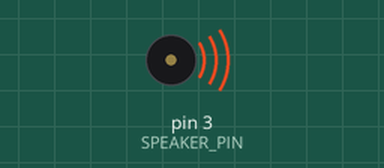
This sketch was run on a simulated Arduino Uno, built with avr-gcc and run on an emulated ATmega328P. On the bench: buzzer (waves = sounding).

Above: at 1.75 s.
At 16.5 s:
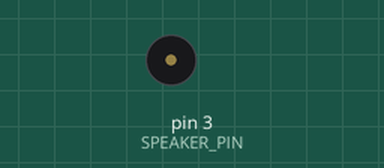
Timing chart, 0 to 19.6 s (numbered marks = the images above):
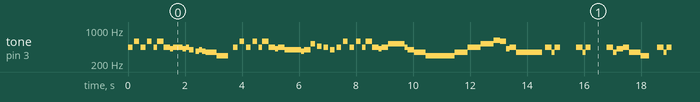

Measured:
- by itself, tone on pin 3 (SPEAKER_PIN): plays 440 Hz for 0.16 s, 587 Hz for 0.16 s, 440 Hz for 0.16 s, 587 Hz for 0.16 s, 440 Hz for 0.11 s, 587 Hz for 0.23 s … (213 notes in this stretch)

The sketch:

Cantina-Band.ino
```cpp
#define SPEAKER_PIN 3

// Note frequencies in Hz, grouped by octave low to high.
// To add a note: pick the octave prefix (LOW_LOW, LOW, none, HIGH, HIGH_HIGH)
// and copy the pattern below - sharps are named NOTE_SHARP (e.g. C_SHARP).

const int LOW_LOW_C       = 65;
const int LOW_LOW_C_SHARP = 69;
const int LOW_LOW_D       = 73;
const int LOW_LOW_D_SHARP = 78;
const int LOW_LOW_E       = 82;
const int LOW_LOW_F       = 92;
const int LOW_LOW_F_SHARP = 87;
const int LOW_LOW_G       = 98;
const int LOW_LOW_G_SHARP = 103;
const int LOW_LOW_A       = 110;
const int LOW_LOW_A_SHARP = 116;
const int LOW_LOW_B       = 123;

const int LOW_C       = 131;
const int LOW_C_SHARP = 138;
const int LOW_D       = 146;
const int LOW_D_SHARP = 155;
const int LOW_E       = 165;
const int LOW_F       = 174;
const int LOW_F_SHARP = 185;
const int LOW_G       = 196;
const int LOW_G_SHARP = 207;
const int LOW_A       = 220;
const int LOW_A_SHARP = 233;
const int LOW_B       = 247;

const int C       = 261;
const int C_SHARP = 277;
const int D       = 293;
const int D_SHARP = 311;
const int E       = 329;
const int F       = 349;
const int F_SHARP = 370;
const int G       = 392;
const int G_SHARP = 415;
const int A       = 440;
const int A_SHARP = 466;
const int B       = 493;

const int HIGH_C       = 523;
const int HIGH_C_SHARP = 554;
const int HIGH_D       = 587;
const int HIGH_D_SHARP = 622;
const int HIGH_E       = 659;
const int HIGH_F       = 698;
const int HIGH_F_SHARP = 739;
const int HIGH_G       = 783;
const int HIGH_G_SHARP = 830;
const int HIGH_A       = 880;
const int HIGH_A_SHARP = 932;
const int HIGH_B       = 987;

const int HIGH_HIGH_C       = 1046;
const int HIGH_HIGH_C_SHARP = 1108;
const int HIGH_HIGH_D       = 1174;
const int HIGH_HIGH_D_SHARP = 1244;
const int HIGH_HIGH_E       = 1318;
const int HIGH_HIGH_F       = 1396;
const int HIGH_HIGH_F_SHARP = 1479;
const int HIGH_HIGH_G       = 1567;
const int HIGH_HIGH_G_SHARP = 1661;
const int HIGH_HIGH_A       = 1760;
const int HIGH_HIGH_A_SHARP = 1865;
const int HIGH_HIGH_B       = 1976;

bool songPlayed = false;

void setup() {
  pinMode(SPEAKER_PIN, OUTPUT);
}

void loop() {
  if (!songPlayed) {
    // 1 crotchet = 227ms
    tone(SPEAKER_PIN, A, 160); delay(227);
    tone(SPEAKER_PIN, HIGH_D, 160); delay(227);
    tone(SPEAKER_PIN, A, 160); delay(227);
    tone(SPEAKER_PIN, HIGH_D, 160); delay(227);
    tone(SPEAKER_PIN, A, 113); delay(113);
    tone(SPEAKER_PIN, HIGH_D, 227); delay(227);
    tone(SPEAKER_PIN, A, 227); delay(227);

    tone(SPEAKER_PIN, G_SHARP, 113); delay(113);
    tone(SPEAKER_PIN, A, 227); delay(227);
    tone(SPEAKER_PIN, A, 113); delay(113);
    tone(SPEAKER_PIN, G_SHARP, 113); delay(113);
    tone(SPEAKER_PIN, A, 113); delay(113);
    tone(SPEAKER_PIN, G, 150); delay(227);

    tone(SPEAKER_PIN, F_SHARP, 113); delay(113);
    tone(SPEAKER_PIN, G, 113); delay(113);
    tone(SPEAKER_PIN, F_SHARP, 113); delay(113);
    tone(SPEAKER_PIN, F, 400); delay(400);
    tone(SPEAKER_PIN, D, 400); delay(567);

    tone(SPEAKER_PIN, A, 160); delay(227);
    tone(SPEAKER_PIN, HIGH_D, 160); delay(227);
    tone(SPEAKER_PIN, A, 160); delay(227);
    tone(SPEAKER_PIN, HIGH_D, 160); delay(227);
    tone(SPEAKER_PIN, A, 113); delay(113);
    tone(SPEAKER_PIN, HIGH_D, 227); delay(227);
    tone(SPEAKER_PIN, A, 227); delay(227);

    tone(SPEAKER_PIN, G_SHARP, 113); delay(113);
    tone(SPEAKER_PIN, A, 227); delay(227);
    tone(SPEAKER_PIN, G, 227); delay(227);
    tone(SPEAKER_PIN, G, 340); delay(340);

    tone(SPEAKER_PIN, F_SHARP, 113); delay(113);
    tone(SPEAKER_PIN, G, 227); delay(227);
    tone(SPEAKER_PIN, HIGH_C, 160); delay(227);
    tone(SPEAKER_PIN, A_SHARP, 160); delay(227);
    tone(SPEAKER_PIN, A, 160); delay(227);
    tone(SPEAKER_PIN, G, 160); delay(227);

    tone(SPEAKER_PIN, A, 160); delay(227);
    tone(SPEAKER_PIN, HIGH_D, 160); delay(227);
    tone(SPEAKER_PIN, A, 160); delay(227);
    tone(SPEAKER_PIN, HIGH_D, 160); delay(227);
    tone(SPEAKER_PIN, A, 113); delay(113);
    tone(SPEAKER_PIN, HIGH_D, 227); delay(227);
    tone(SPEAKER_PIN, A, 227); delay(227);

    tone(SPEAKER_PIN, G_SHARP, 113); delay(113);
    tone(SPEAKER_PIN, A, 227); delay(227);
    tone(SPEAKER_PIN, HIGH_C, 227); delay(227);
    tone(SPEAKER_PIN, HIGH_C, 340); delay(340);

    tone(SPEAKER_PIN, A, 113); delay(113);
    tone(SPEAKER_PIN, G, 227); delay(227);
    tone(SPEAKER_PIN, F, 400); delay(400);
    tone(SPEAKER_PIN, D, 567); delay(567);

    tone(SPEAKER_PIN, D, 454); delay(454);
    tone(SPEAKER_PIN, F, 454); delay(454);
    tone(SPEAKER_PIN, A, 454); delay(454);
    tone(SPEAKER_PIN, HIGH_C, 454); delay(454);

    tone(SPEAKER_PIN, HIGH_D_SHARP, 227); delay(227);
    tone(SPEAKER_PIN, HIGH_D, 227); delay(227);
    tone(SPEAKER_PIN, G_SHARP, 113); delay(113);
    tone(SPEAKER_PIN, A, 227); delay(227);
    tone(SPEAKER_PIN, F, 908); delay(1021);

    tone(SPEAKER_PIN, A, 227); delay(227);
    tone(SPEAKER_PIN, F, 113); delay(113);
    tone(SPEAKER_PIN, A, 180); delay(740);

    tone(SPEAKER_PIN, A, 227); delay(227);
    tone(SPEAKER_PIN, F, 113); delay(113);
    tone(SPEAKER_PIN, A, 180); delay(740);

    tone(SPEAKER_PIN, A, 227); delay(227);
    tone(SPEAKER_PIN, F, 113); delay(113);
    tone(SPEAKER_PIN, G_SHARP, 227); delay(227);
    tone(SPEAKER_PIN, A, 227); delay(227);
    tone(SPEAKER_PIN, F, 400); delay(400);
    tone(SPEAKER_PIN, D, 300); delay(567);

    tone(SPEAKER_PIN, A, 227); delay(227);
    tone(SPEAKER_PIN, F, 113); delay(113);
    tone(SPEAKER_PIN, A, 180); delay(740);

    tone(SPEAKER_PIN, A, 227); delay(227);
    tone(SPEAKER_PIN, F, 113); delay(113);
    tone(SPEAKER_PIN, A, 180); delay(740);

    tone(SPEAKER_PIN, A, 227); delay(227);
    tone(SPEAKER_PIN, F, 113); delay(113);
    tone(SPEAKER_PIN, G_SHARP, 227); delay(227);
    tone(SPEAKER_PIN, A, 280); delay(300);
    tone(SPEAKER_PIN, G, 454); delay(454);
    tone(SPEAKER_PIN, C, 300); delay(454);

    tone(SPEAKER_PIN, A, 227); delay(227);
    tone(SPEAKER_PIN, F, 113); delay(113);
    tone(SPEAKER_PIN, A, 180); delay(740);

    tone(SPEAKER_PIN, A, 227); delay(227);
    tone(SPEAKER_PIN, F, 113); delay(113);
    tone(SPEAKER_PIN, A, 180); delay(740);

    tone(SPEAKER_PIN, A, 227); delay(227);
    tone(SPEAKER_PIN, F, 113); delay(113);
    tone(SPEAKER_PIN, G_SHARP, 227); delay(227);
    tone(SPEAKER_PIN, A, 280); delay(300);
    tone(SPEAKER_PIN, F, 400); delay(400);
    tone(SPEAKER_PIN, D, 300); delay(567);

    tone(SPEAKER_PIN, LOW_A_SHARP, 113); delay(113);
    tone(SPEAKER_PIN, D, 113); delay(113);
    tone(SPEAKER_PIN, F, 160); delay(227);
    tone(SPEAKER_PIN, LOW_B, 113); delay(113);
    tone(SPEAKER_PIN, D, 113); delay(113);
    tone(SPEAKER_PIN, F, 160); delay(227);
    tone(SPEAKER_PIN, G_SHARP, 113); delay(113);
    tone(SPEAKER_PIN, A, 227); delay(227);
    tone(SPEAKER_PIN, D, 567); delay(567);

    tone(SPEAKER_PIN, D, 113); delay(113);
    tone(SPEAKER_PIN, F, 113); delay(113);
    tone(SPEAKER_PIN, A_SHARP, 113); delay(113);
    tone(SPEAKER_PIN, HIGH_D, 113); delay(113);
    tone(SPEAKER_PIN, G_SHARP, 113); delay(113);
    tone(SPEAKER_PIN, A, 340); delay(340);
    tone(SPEAKER_PIN, F, 908); delay(908);

    tone(SPEAKER_PIN, A, 160); delay(227);
    tone(SPEAKER_PIN, HIGH_D, 160); delay(227);
    tone(SPEAKER_PIN, A, 160); delay(227);
    tone(SPEAKER_PIN, HIGH_D, 160); delay(227);
    tone(SPEAKER_PIN, A, 113); delay(113);
    tone(SPEAKER_PIN, HIGH_D, 227); delay(227);
    tone(SPEAKER_PIN, A, 227); delay(227);

    tone(SPEAKER_PIN, G_SHARP, 113); delay(113);
    tone(SPEAKER_PIN, A, 227); delay(227);
    tone(SPEAKER_PIN, A, 113); delay(113);
    tone(SPEAKER_PIN, G_SHARP, 113); delay(113);
    tone(SPEAKER_PIN, A, 113); delay(113);
    tone(SPEAKER_PIN, G, 150); delay(227);

    tone(SPEAKER_PIN, F_SHARP, 113); delay(113);
    tone(SPEAKER_PIN, G, 113); delay(113);
    tone(SPEAKER_PIN, F_SHARP, 113); delay(113);
    tone(SPEAKER_PIN, F, 400); delay(400);
    tone(SPEAKER_PIN, D, 400); delay(567);

    tone(SPEAKER_PIN, A, 160); delay(227);
    tone(SPEAKER_PIN, HIGH_D, 160); delay(227);
    tone(SPEAKER_PIN, A, 160); delay(227);
    tone(SPEAKER_PIN, HIGH_D, 160); delay(227);
    tone(SPEAKER_PIN, A, 113); delay(113);
    tone(SPEAKER_PIN, HIGH_D, 227); delay(227);
    tone(SPEAKER_PIN, A, 227); delay(227);

    tone(SPEAKER_PIN, G_SHARP, 113); delay(113);
    tone(SPEAKER_PIN, A, 227); delay(227);
    tone(SPEAKER_PIN, G, 227); delay(227);
    tone(SPEAKER_PIN, G, 340); delay(340);

    tone(SPEAKER_PIN, F_SHARP, 113); delay(113);
    tone(SPEAKER_PIN, G, 227); delay(227);
    tone(SPEAKER_PIN, HIGH_C, 160); delay(227);
    tone(SPEAKER_PIN, A_SHARP, 160); delay(227);
    tone(SPEAKER_PIN, A, 160); delay(227);
    tone(SPEAKER_PIN, G, 160); delay(227);

    tone(SPEAKER_PIN, A, 160); delay(227);
    tone(SPEAKER_PIN, HIGH_D, 160); delay(227);
    tone(SPEAKER_PIN, A, 160); delay(227);
    tone(SPEAKER_PIN, HIGH_D, 160); delay(227);
    tone(SPEAKER_PIN, A, 113); delay(113);
    tone(SPEAKER_PIN, HIGH_D, 227); delay(227);
    tone(SPEAKER_PIN, A, 227); delay(227);

    tone(SPEAKER_PIN, G_SHARP, 113); delay(113);
    tone(SPEAKER_PIN, A, 227); delay(227);
    tone(SPEAKER_PIN, HIGH_C, 227); delay(227);
    tone(SPEAKER_PIN, HIGH_C, 340); delay(340);

    tone(SPEAKER_PIN, A, 113); delay(113);
    tone(SPEAKER_PIN, G, 227); delay(227);
    tone(SPEAKER_PIN, F, 400); delay(400);
    tone(SPEAKER_PIN, D, 567); delay(567);

    tone(SPEAKER_PIN, D, 454); delay(454);
    tone(SPEAKER_PIN, F, 454); delay(454);
    tone(SPEAKER_PIN, A, 454); delay(454);
    tone(SPEAKER_PIN, HIGH_C, 454); delay(454);

    tone(SPEAKER_PIN, HIGH_D_SHARP, 227); delay(227);
    tone(SPEAKER_PIN, HIGH_D, 227); delay(227);
    tone(SPEAKER_PIN, G_SHARP, 113); delay(113);
    tone(SPEAKER_PIN, A, 227); delay(227);
    tone(SPEAKER_PIN, F, 908); delay(1021);

    tone(SPEAKER_PIN, A, 227); delay(227);
    tone(SPEAKER_PIN, F, 113); delay(113);
    tone(SPEAKER_PIN, A, 180); delay(740);

    tone(SPEAKER_PIN, A, 227); delay(227);
    tone(SPEAKER_PIN, F, 113); delay(113);
    tone(SPEAKER_PIN, A, 180); delay(740);

    tone(SPEAKER_PIN, A, 227); delay(227);
    tone(SPEAKER_PIN, F, 113); delay(113);
    tone(SPEAKER_PIN, G_SHARP, 227); delay(227);
    tone(SPEAKER_PIN, A, 227); delay(227);
    tone(SPEAKER_PIN, F, 400); delay(400);
    tone(SPEAKER_PIN, D, 300); delay(567);

    tone(SPEAKER_PIN, A, 227); delay(227);
    tone(SPEAKER_PIN, F, 113); delay(113);
    tone(SPEAKER_PIN, A, 180); delay(740);

    tone(SPEAKER_PIN, A, 227); delay(227);
    tone(SPEAKER_PIN, F, 113); delay(113);
    tone(SPEAKER_PIN, A, 180); delay(740);

    tone(SPEAKER_PIN, A, 227); delay(227);
    tone(SPEAKER_PIN, F, 113); delay(113);
    tone(SPEAKER_PIN, G_SHARP, 227); delay(227);
    tone(SPEAKER_PIN, A, 280); delay(300);
    tone(SPEAKER_PIN, G, 454); delay(454);
    tone(SPEAKER_PIN, C, 300); delay(454);

    tone(SPEAKER_PIN, A, 227); delay(227);
    tone(SPEAKER_PIN, F, 113); delay(113);
    tone(SPEAKER_PIN, A, 180); delay(740);

    tone(SPEAKER_PIN, A, 227); delay(227);
    tone(SPEAKER_PIN, F, 113); delay(113);
    tone(SPEAKER_PIN, A, 180); delay(740);

    tone(SPEAKER_PIN, A, 227); delay(227);
    tone(SPEAKER_PIN, F, 113); delay(113);
    tone(SPEAKER_PIN, G_SHARP, 227); delay(227);
    tone(SPEAKER_PIN, A, 280); delay(300);
    tone(SPEAKER_PIN, F, 400); delay(400);
    tone(SPEAKER_PIN, D, 300); delay(567);

    tone(SPEAKER_PIN, LOW_A_SHARP, 113); delay(113);
    tone(SPEAKER_PIN, D, 113); delay(113);
    tone(SPEAKER_PIN, F, 160); delay(227);
    tone(SPEAKER_PIN, LOW_B, 113); delay(113);
    tone(SPEAKER_PIN, D, 113); delay(113);
    tone(SPEAKER_PIN, F, 160); delay(227);
    tone(SPEAKER_PIN, G_SHARP, 113); delay(113);
    tone(SPEAKER_PIN, A, 227); delay(227);
    tone(SPEAKER_PIN, D, 567); delay(567);

    tone(SPEAKER_PIN, D, 113); delay(113);
    tone(SPEAKER_PIN, F, 113); delay(113);
    tone(SPEAKER_PIN, A_SHARP, 113); delay(113);
    tone(SPEAKER_PIN, HIGH_D, 113); delay(113);
    tone(SPEAKER_PIN, G_SHARP, 113); delay(113);
    tone(SPEAKER_PIN, A, 340); delay(340);
    tone(SPEAKER_PIN, F, 454); delay(454);
    tone(SPEAKER_PIN, HIGH_F, 160); delay(227);
    songPlayed = true;
  }
}
```
